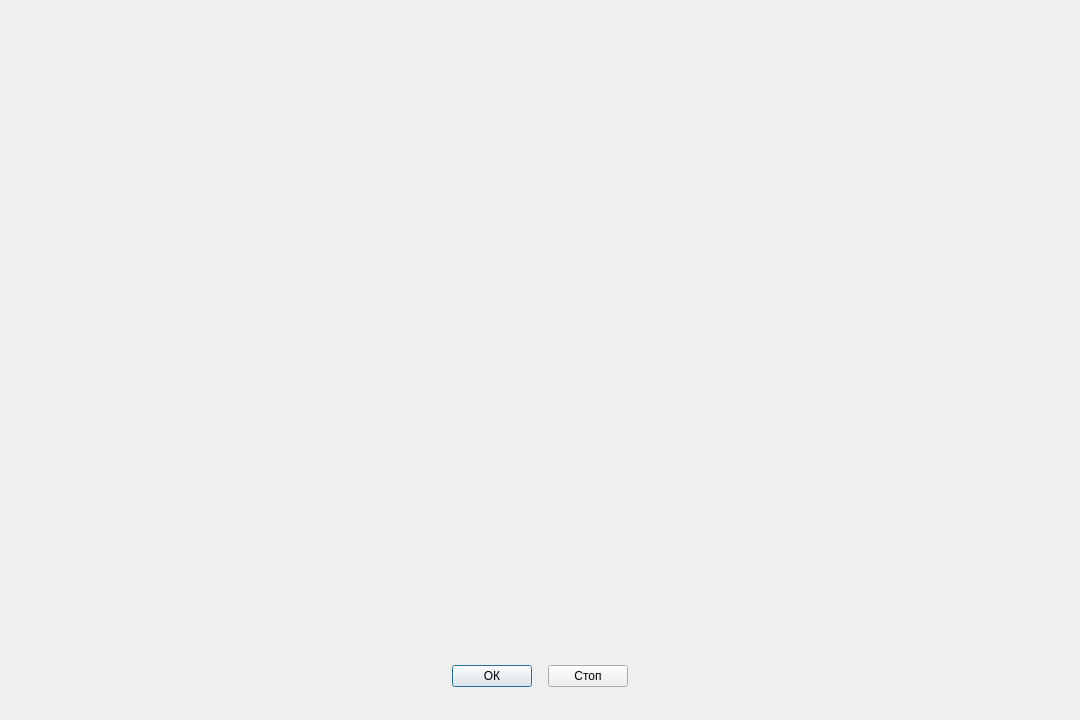
<?xml version="1.0" encoding="UTF-8"?>
<ui version="4.0">
 <class>AlertDialog</class>
 <widget class="QDialog" name="AlertDialog">
  <property name="geometry">
   <rect><x>0</x><y>0</y><width>1080</width><height>720</height></rect>
  </property>
  <property name="windowFlags">
   <set>Qt::Dialog|Qt::FramelessWindowHint</set>
  </property>
  <property name="windowModality">
   <enum>Qt::ApplicationModal</enum>
  </property>
  <property name="uiRole" stdset="0">
   <string notr="true">operatorDialog</string>
  </property>
  <layout class="QVBoxLayout" name="rootLayout">
   <property name="leftMargin"><number>0</number></property>
   <property name="topMargin"><number>0</number></property>
   <property name="rightMargin"><number>0</number></property>
   <property name="bottomMargin"><number>0</number></property>
   <item>
    <widget class="QFrame" name="operatorDialogSurface">
     <layout class="QVBoxLayout" name="surfaceLayout" stretch="0,1">
      <property name="leftMargin"><number>1</number></property>
      <property name="topMargin"><number>1</number></property>
      <property name="rightMargin"><number>1</number></property>
      <property name="bottomMargin"><number>1</number></property>
      <property name="spacing"><number>0</number></property>
      <item>
       <widget class="QFrame" name="alertHeader">
        <layout class="QHBoxLayout" name="headerLayout" stretch="1,0,0,1">
         <property name="leftMargin"><number>24</number></property>
         <property name="topMargin"><number>0</number></property>
         <property name="rightMargin"><number>24</number></property>
         <property name="bottomMargin"><number>0</number></property>
         <property name="spacing"><number>18</number></property>
         <item>
          <spacer name="headerLeftSpacer">
           <property name="orientation"><enum>Qt::Horizontal</enum></property>
          </spacer>
         </item>
         <item alignment="Qt::AlignVCenter">
          <widget class="QLabel" name="alertIcon"/>
         </item>
         <item>
          <widget class="QLabel" name="alertTitle">
           <property name="textFormat"><enum>Qt::PlainText</enum></property>
          </widget>
         </item>
         <item>
          <spacer name="headerRightSpacer">
           <property name="orientation"><enum>Qt::Horizontal</enum></property>
          </spacer>
         </item>
        </layout>
       </widget>
      </item>
      <item>
       <layout class="QVBoxLayout" name="bodyLayout" stretch="0,1,0">
        <property name="leftMargin"><number>40</number></property>
        <property name="topMargin"><number>22</number></property>
        <property name="rightMargin"><number>40</number></property>
        <property name="bottomMargin"><number>32</number></property>
        <property name="spacing"><number>24</number></property>
        <item>
         <widget class="QLabel" name="alertCode">
          <property name="textFormat"><enum>Qt::PlainText</enum></property>
          <property name="alignment"><set>Qt::AlignCenter</set></property>
         </widget>
        </item>
        <item>
         <widget class="QFrame" name="alertRecommendations">
          <layout class="QVBoxLayout" name="recommendationsLayout">
           <property name="leftMargin"><number>24</number></property>
           <property name="topMargin"><number>18</number></property>
           <property name="rightMargin"><number>24</number></property>
           <property name="bottomMargin"><number>18</number></property>
           <item>
            <widget class="QScrollArea" name="alertRecommendationScroll">
             <property name="focusPolicy"><enum>Qt::NoFocus</enum></property>
             <property name="frameShape"><enum>QFrame::NoFrame</enum></property>
             <property name="horizontalScrollBarPolicy"><enum>Qt::ScrollBarAlwaysOff</enum></property>
             <property name="widgetResizable"><bool>true</bool></property>
             <property name="accessibleName"><string>Рекомендации</string></property>
             <widget class="QWidget" name="alertRecommendationContents">
              <layout class="QVBoxLayout" name="recommendationTextLayout">
               <property name="leftMargin"><number>0</number></property>
               <property name="topMargin"><number>0</number></property>
               <property name="rightMargin"><number>0</number></property>
               <property name="bottomMargin"><number>0</number></property>
               <item>
                <widget class="QLabel" name="alertRecommendationText">
                 <property name="textFormat"><enum>Qt::PlainText</enum></property>
                 <property name="alignment"><set>Qt::AlignCenter</set></property>
                 <property name="wordWrap"><bool>true</bool></property>
                </widget>
               </item>
              </layout>
             </widget>
            </widget>
           </item>
          </layout>
         </widget>
        </item>
        <item>
         <layout class="QHBoxLayout" name="buttonLayout" stretch="1,0,0,1">
          <property name="spacing"><number>16</number></property>
          <item>
           <spacer name="buttonsLeftSpacer">
            <property name="orientation"><enum>Qt::Horizontal</enum></property>
           </spacer>
          </item>
          <item>
           <widget class="QPushButton" name="alertOkButton">
            <property name="text"><string>ОК</string></property>
            <property name="default"><bool>true</bool></property>
           </widget>
          </item>
          <item>
           <widget class="QPushButton" name="alertStopButton">
            <property name="text"><string>Стоп</string></property>
            <property name="autoDefault"><bool>false</bool></property>
           </widget>
          </item>
          <item>
           <spacer name="buttonsRightSpacer">
            <property name="orientation"><enum>Qt::Horizontal</enum></property>
           </spacer>
          </item>
         </layout>
        </item>
       </layout>
      </item>
     </layout>
    </widget>
   </item>
  </layout>
 </widget>
 <resources/>
 <connections>
  <connection>
   <sender>alertOkButton</sender>
   <signal>clicked()</signal>
   <receiver>AlertDialog</receiver>
   <slot>accept()</slot>
  </connection>
  <connection>
   <sender>alertStopButton</sender>
   <signal>clicked()</signal>
   <receiver>AlertDialog</receiver>
   <slot>reject()</slot>
  </connection>
 </connections>
</ui>
